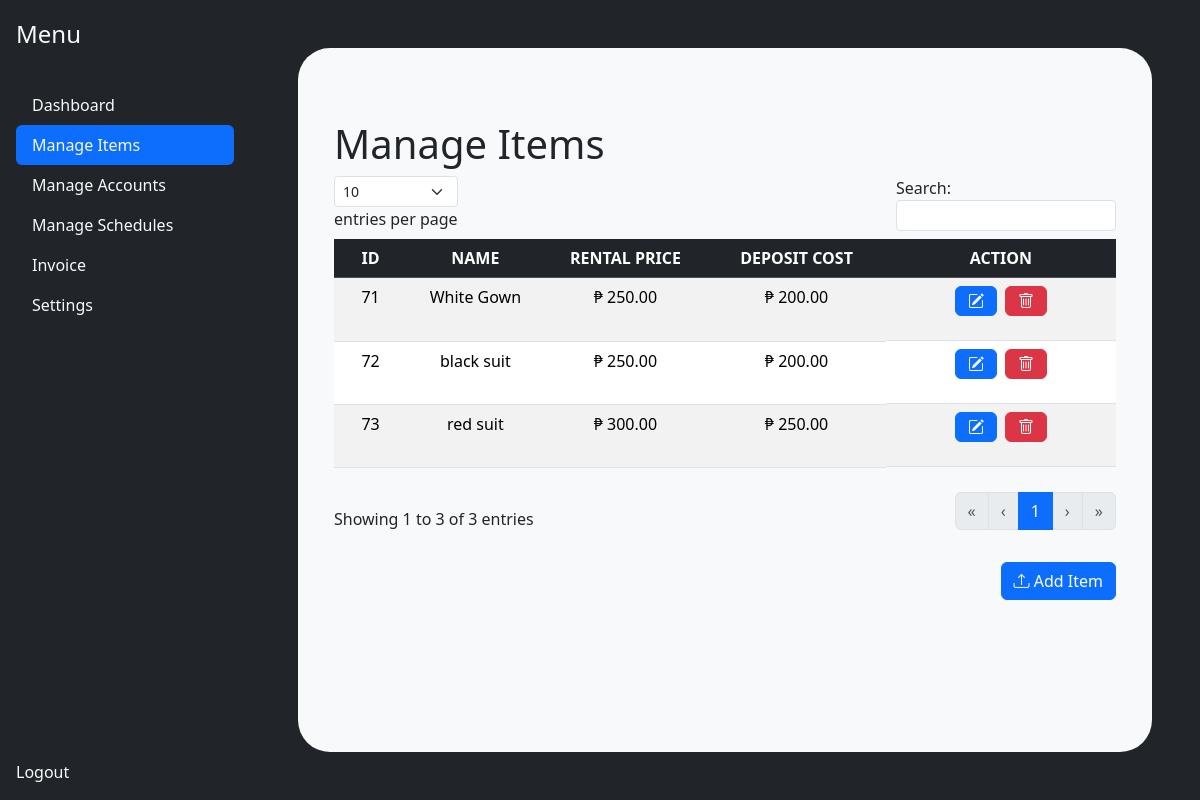
Before: /frontend/admin/manage.php with the older database file.
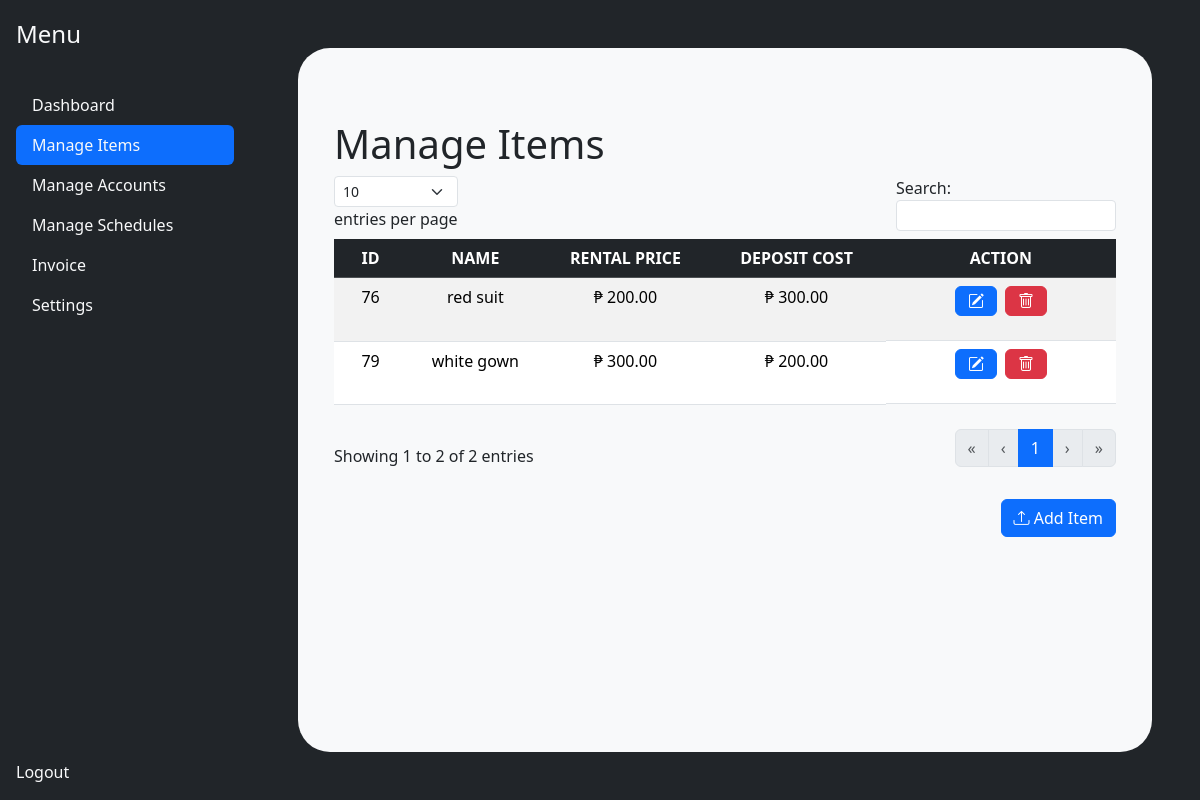
After: the same page with the newer database file.
### tables this page shows
CREATE TABLE `item` (
  `item_id` int(11) NOT NULL,
  `name` varchar(255) DEFAULT NULL,
  `type` varchar(255) DEFAULT NULL,
  `size` decimal(11,2) DEFAULT NULL,
  `deposit_cost` decimal(11,2) DEFAULT NULL,
  `rental_cost` decimal(11,2) DEFAULT NULL,
  `quantity` int(11) DEFAULT 0,
  `owner_id` int(11) DEFAULT NULL,
  `in_stock` tinyint(1) DEFAULT 1,
  `is_active` tinyint(1) DEFAULT 1,
  `photo` varchar(255) NOT NULL,
  `description` varchar(255) NOT NULL
);

### backend/classes/item.class.php (called while the page is built, shortened)
<?php
require_once 'database.php';
class Item{
    protected $db ;
    function __construct(){
        $this->db = new Database();
    }
    function show($user_id = null) {
        $sql = "SELECT * FROM item";
        $query = $this->db->connect()->prepare($sql);
        if ($query->execute()) {
            $data = $query->fetchAll();
        }
        return $data;
    }
}
?>

### backend/classes/database.php (called while the page is built)
<?php
class Database{
    private $host = 'localhost';
    private $username = 'root';
    private $password = '';
    private $database = 'rental_management_system';
    protected $connection;
    function connect(){
        try
			{
				$this->connection = new PDO("mysql:host=$this->host;dbname=$this->database",
											$this->username, $this->password);
			}
			catch (PDOException $e)
			{
				echo "Connection error " . $e->getMessage();
			}
        return $this->connection;
    }
}
?>

### frontend/includes/manage_items.php (the view, shortened to what this page needs)
<section class = "container my-5 table-responsive">
            <h1> Manage Items </h1>
            <table class=" table table-striped" id = "example">
            <thead class="table-dark">
                <tr>
                    <th class = "text-center">ID</th>
                    <th class = "text-center">NAME</th>
                    <th class = "text-center">RENTAL PRICE</th>
                    <th class = "text-center">DEPOSIT COST</th>
                    <th class = "text-center">ACTION</th>
                </tr>
            </thead>
            <tbody>
                <?php
                    require_once '../../backend/classes/item.class.php';
                    $item = new Item();
                    $results = $item->show();
                    if (!empty($results)) {
                        $i = 1;
                        foreach ($results as $value) {
                            if($value['is_active'] == true){
                ?>
                <tr class = "text-center">
                    <td><?php echo htmlspecialchars($value['item_id']); ?></td>
                    <td><?php echo htmlspecialchars($value['name']); ?></td>
                    <td><?php echo "₱ " . htmlspecialchars($value['rental_cost']); ?></td>
                    <td><?php echo "₱ " . htmlspecialchars($value['deposit_cost']); ?></td>
                    <td class="text-center d-flex justify-content-center gap-2">
                        <?php
                            if($logged_user['type'] == 'admin'){?>
                            <form action = "../admin/edit_item.php" method = "POST">
                        <?php
                            }else{?>
                                <form action = "../manage/edit_item.php" method = "POST">
                        <?php
                            }
                        ?>
                            <button class="btn btn-primary " >
                                <i class="bi bi-pencil-square"></i>
                            </button>
                        </form>
                        <form action="../../backend/tools/deleteitem_tool.php" method="POST" id="deleteForm-<?php echo $value['item_id']; ?>">
                            <button type="button" class="btn btn-danger delete-item-btn" data-form-id="deleteForm-<?php echo $value['item_id']; ?>">
                                <i class="bi bi-trash"></i>
                            </button>
                        </form>
                    </td>
                </tr>
                <?php
                            $i++;}
                        }
                    } else {
                ?>
                <?php
                    }
                ?>
            </tbody>
        </table>
        <div class = "d-flex justify-content-end mt-3">
            <button type="button" class="btn btn-primary" data-bs-toggle="modal" data-bs-target="#addItemModal">
            <i class="bi bi-upload"></i> Add Item
            </button>
        </div>
        </section>

Changed rows visible on the page:
no longer on this page (row edited): item: item_id "71", name "White Gown", rental_cost "250.00", deposit_cost "200.00"
no longer on this page (row edited): item: item_id "72", name "black suit", rental_cost "250.00", deposit_cost "200.00"
no longer on this page (row edited): item: item_id "73", name "red suit", rental_cost "300.00", deposit_cost "250.00"
added item: item_id "76", name "red suit", rental_cost "200.00", deposit_cost "300.00"
added item: item_id "79", name "white gown", rental_cost "300.00", deposit_cost "200.00"
Other visible differences:
text written by a page script: "entries per page Search: Showing 1 to 3 of 3 entries « ‹ 1 › »" → "entries per page Search: Showing 1 to 2 of 2 entries « ‹ 1 › »"
